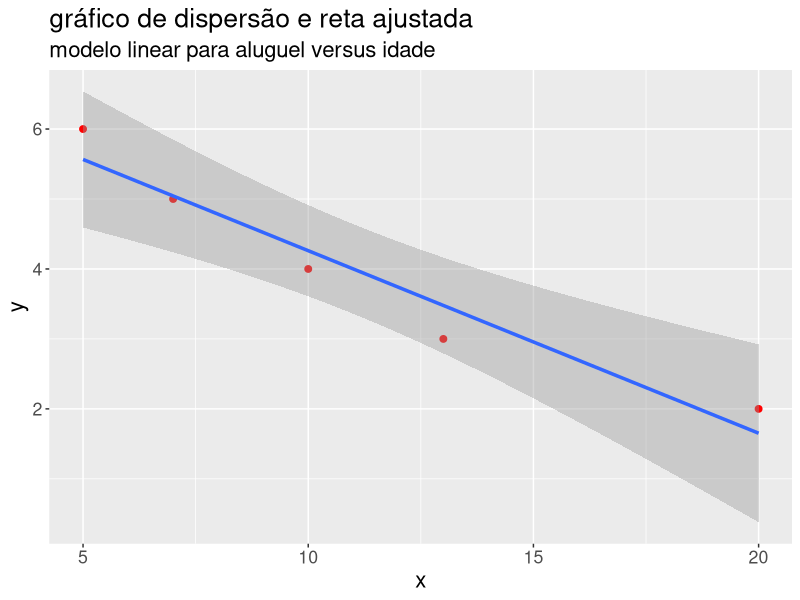
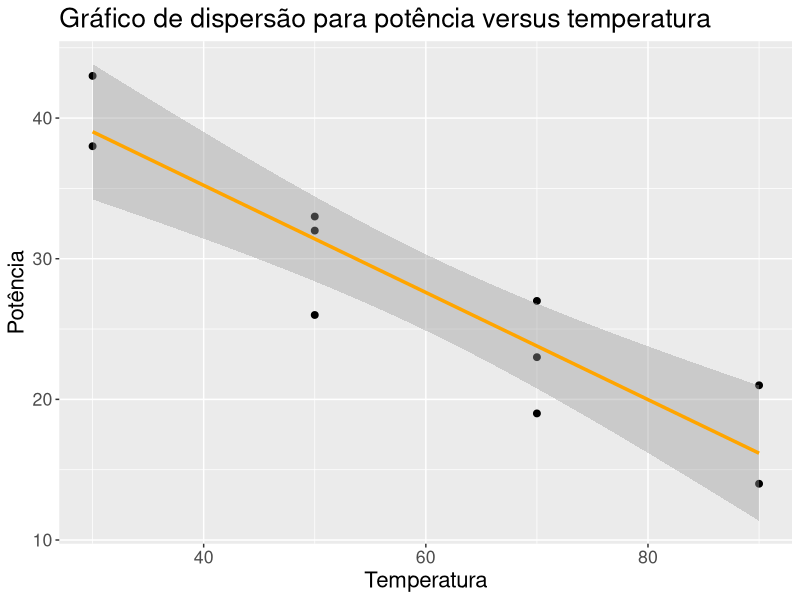
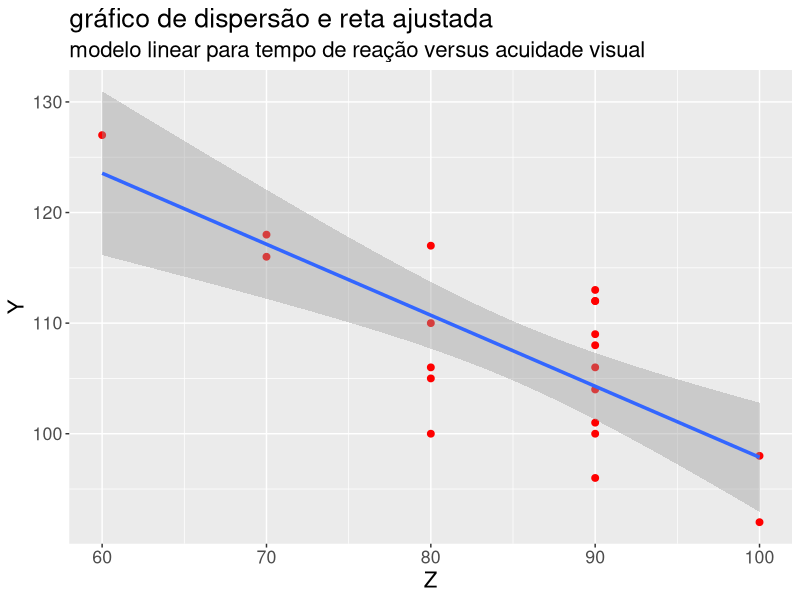
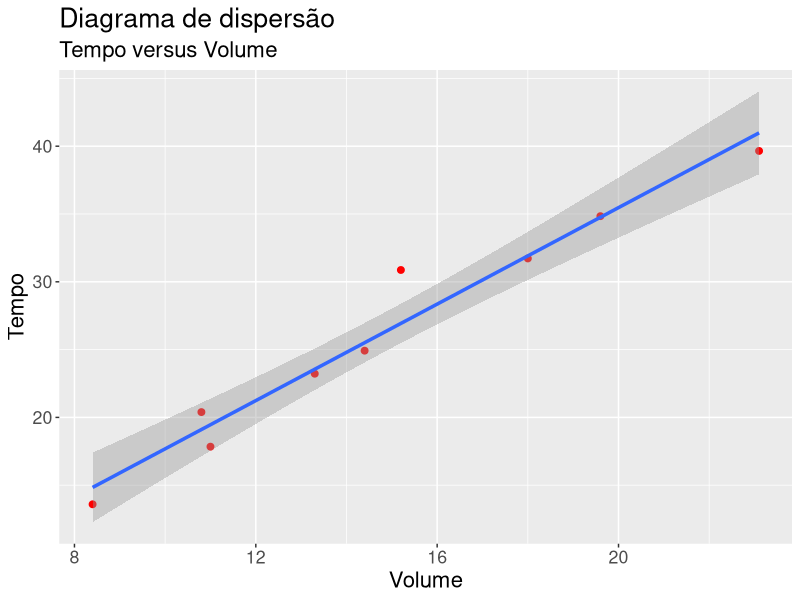
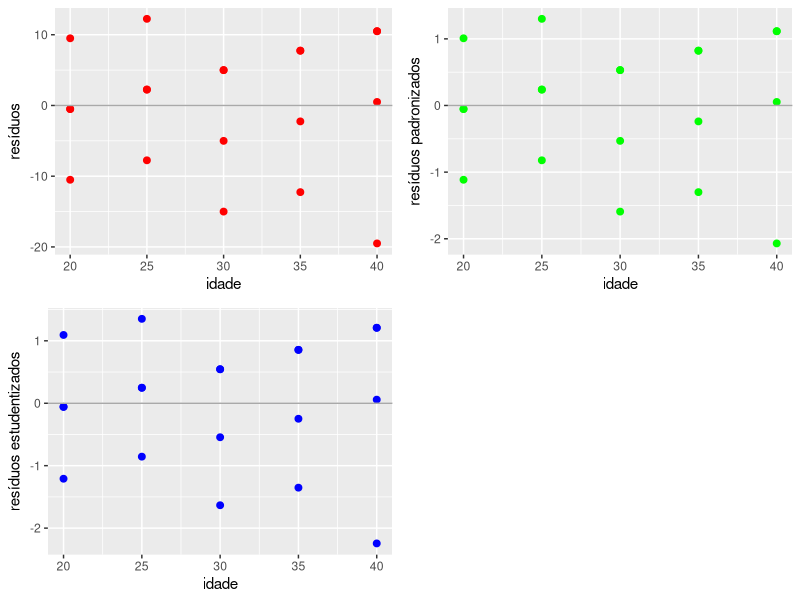
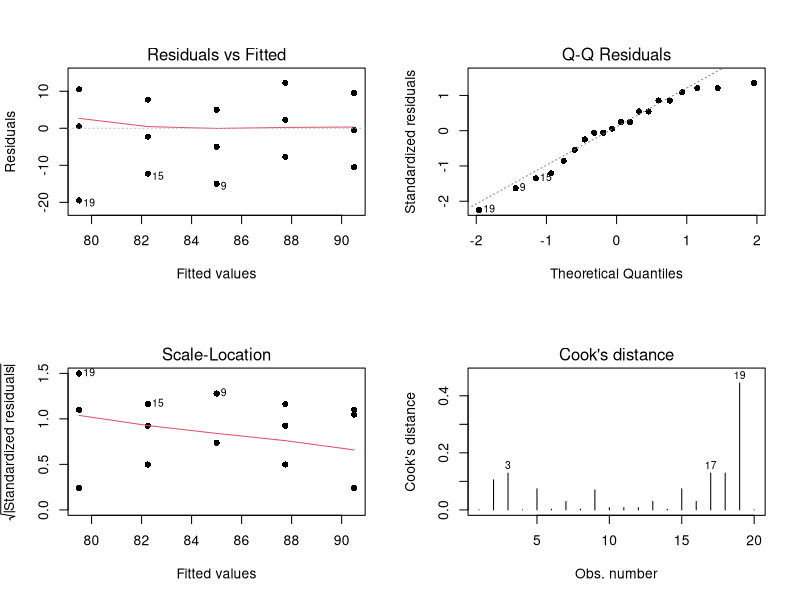
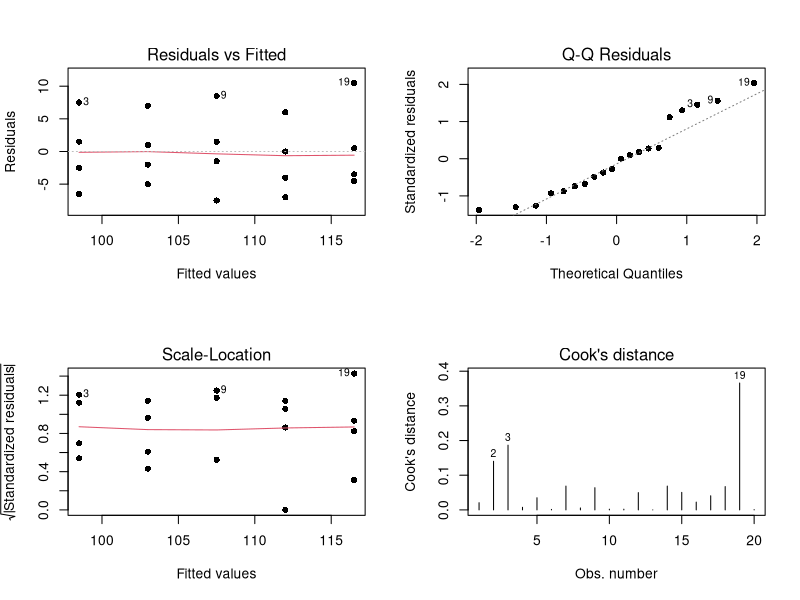

Source code (R) for these figures, in order:
## ---- chunk 1
knitr::opts_chunk$set(echo = TRUE)
## ---- chunk 2
library(dplyr)
library(ggplot2)
library(readxl)
library(combinat)
library(kableExtra)
## ---- chunk 3
dados = read_excel("exemplo-15.1.xlsx")
## ---- chunk 4
x = dados$X
y = dados$Y
n = nrow(dados)
## ---- chunk 5
beta_hat = (sum(x*y) - n*mean(x)*mean(y))/(sum(x^2) - n*mean(x)^2)
alpha_hat = mean(y) - beta_hat*mean(x)

alpha_hat
beta_hat
## ---- chunk 6
lm(formula = Y ~ X, dados) %>% 
  summary()
## ---- chunk 7
modelo = lm(formula = Z ~ X, dados)
modelo$coefficients
## ---- chunk 8
kable(data.frame(individuo = dados$indivíduo, X = dados$X, Z = dados$Z, e = modelo$residuals)) %>%
  kable_styling(
    full_width = F,
    bootstrap_options = c("striped", "hover", "condensed", "responsive")
  )
## ---- chunk 9
dados = data.frame(
  x = c(10, 13, 5, 7, 20),
  y = c(4, 3, 6, 5, 2)
)
## ---- chunk 10
modelo = lm(formula = y ~ x, dados)
modelo$coefficients
## ---- chunk 11
ggplot(aes(x, y), data = dados) +
  geom_point(size = 2, color = "red") +
  stat_smooth(formula = y ~ x, method = "lm", size = 1.2) + 
  labs(
    title = "gráfico de dispersão e reta ajustada",
    subtitle = "modelo linear para aluguel versus idade"
  ) + 
  theme(text = element_text(size = 16))
## ---- chunk 12
dados = data.frame(
  Pot = c(38, 43, 32, 26, 33, 19, 27, 23, 14, 21),
  Temp = c(30, 30, 50, 50, 50, 70, 70, 70, 90, 90)
)
## ---- chunk 13
ggplot(aes(x = Temp, y = Pot), data = dados) + 
  geom_point(size = 2, col = "black") + 
  geom_smooth(formula = y ~ x, size = 1.2, col = "orange", method = "lm") +
  labs(
    title = "Gráfico de dispersão para potência versus temperatura",
    x = "Temperatura",
    y = "Potência"
  ) + 
  theme(text = element_text(size = 16))
## ---- chunk 14
modelo = lm(formula = Pot ~ Temp, data = dados)

modelo$coefficients
## ---- chunk 15
dados = read_excel("exemplo-15.1.xlsx")
## ---- chunk 16
ggplot(aes(Z, Y), data = dados) +
  geom_point(size = 2, color = "red") +
  stat_smooth(formula = y ~ x, method = "lm", size = 1.2) + 
  labs(
    title = "gráfico de dispersão e reta ajustada",
    subtitle = "modelo linear para tempo de reação versus acuidade visual"
  ) + 
  theme(text = element_text(size = 16))
## ---- chunk 17
modelo = lm(formula = Y ~ Z, data = dados)

modelo$coefficients
## ---- chunk 18
dados = read_excel("exemplo-15.1.xlsx")
## ---- chunk 19
tabela = anova(lm(formula = Z ~ X, dados))
tabela
## ---- chunk 20
n = nrow(dados)
S2 = sum(tabela$`Sum Sq`)/(n-1)
S2
Se2 = tabela$`Sum Sq`[2]/(n-2)
Se2
## ---- chunk 21
rsq = tabela$`Sum Sq`[1]/sum(tabela$`Sum Sq`)
rsq
## ---- chunk 22
dados = data.frame(
  tempo = c(10.8, 14.4, 19.6, 18, 8.4, 15.2, 11, 13.3, 23.1),
  volume = c(20.39, 24.92, 34.84, 31.72, 13.59, 30.87, 17.84, 23.22, 39.65)
)
## ---- chunk 23
ggplot(aes(x = tempo, y = volume), data = dados) + 
  geom_point(size = 2, color = "red") + 
  stat_smooth(formula = y ~ x, method = "lm", size = 1.2) +
  labs(
    x = "Volume",
    y = "Tempo",
    title = "Diagrama de dispersão",
    subtitle = "Tempo versus Volume"
  ) + 
  theme(text = element_text(size = 16))
## ---- chunk 24
lm(formula = tempo ~ volume, data = dados)
## ---- chunk 25
tabela = anova(lm(formula = tempo ~ volume, data = dados))
tabela
## ---- chunk 26
n = nrow(dados)
S2 = sum(tabela$`Sum Sq`)/(n-1)
S2
Se2 = tabela$`Sum Sq`[2]/(n-2)
Se2
## ---- chunk 27
rsq = tabela$`Sum Sq`[1]/sum(tabela$`Sum Sq`)
rsq
## ---- chunk 28
dados = data.frame(
  x = c(10, 13, 5, 7, 20),
  y = c(4, 3, 6, 5, 2)
)
## ---- chunk 29
tabela = anova(lm(formula = y ~ x, dados))
tabela
## ---- chunk 30
rsq = tabela$`Sum Sq`[1]/sum(tabela$`Sum Sq`)
rsq
## ---- chunk 31
dados = data.frame(
  Pot = c(38, 43, 32, 26, 33, 19, 27, 23, 14, 21),
  Temp = c(30, 30, 50, 50, 50, 70, 70, 70, 90, 90)
)
## ---- chunk 32
tabela = anova(lm(formula = Pot ~ Temp, dados))
tabela
## ---- chunk 33
rsq = tabela$`Sum Sq`[1]/sum(tabela$`Sum Sq`)
rsq
## ---- chunk 34
lm(formula = Pot ~ Temp, dados)
## ---- chunk 35
dados = read_excel("exemplo-15.1.xlsx")
## ---- chunk 36
tabela = anova(lm(formula = Y ~ Z, data = dados))
tabela
## ---- chunk 37
rsq = tabela$`Sum Sq`[1]/sum(tabela$`Sum Sq`)
rsq
## ---- chunk 38
dados = read_excel("exemplo-15.1.xlsx")
## ---- chunk 39
lm(formula = Z ~ X, dados) %>%
  confint(parm = 2)
## ---- chunk 40
lm(formula = Z ~ X, dados) %>%
  confint(parm = 1, level = 0.90)
## ---- chunk 41
lm(formula = Z ~ X, dados) %>%
  anova()
## ---- chunk 42
lm(formula = Z ~ X, dados) %>%
  predict(newdata = data.frame(X = 28), interval = "confidence", level = 0.95)
## ---- chunk 43
lm(formula = Y ~ X, dados) %>%
  predict(newdata = data.frame(X = 28), interval = "predict", level = 0.95)
## ---- chunk 44
tabela = anova(lm(formula = Y ~ Z, data = dados))
tabela
## ---- chunk 45
tabela$`Sum Sq`[1]/sum(tabela$`Sum Sq`)
## ---- chunk 46
cat(
  "Região de aceitação:",
  qt(p = c(0.025, 0.975), df = 20-2)
)
## ---- chunk 47
pt(1.65, df = 20-2)
## ---- chunk 48
dados = read_excel("exemplo-15.1.xlsx")
## ---- chunk 49
modelo = lm(formula = Z ~ X, dados)
## ---- chunk 50
n = nrow(dados)
e = dados$Z - as.vector(modelo$fitted.values) #residuos
se = sqrt(sum(e^2)/(n-2)) #Estimador da variância dos resíduos
z = e/se #residuos padronizados
v = 1/n + (dados$X-mean(dados$X))^2/sum((dados$X-mean(dados$X))^2)
r = e/(se*sqrt(1-v)) #residuo estudentizado
## ---- chunk 51
ei = dados %>%
  ggplot(aes(x = X, y = e)) +
  geom_point(color = "red", size = 2) +
  geom_hline(yintercept = 0, color = "darkgray") + 
  labs(
    x = "idade",
    y = "resíduos"
  )

zi = dados %>%
  ggplot(aes(x = X, y = z)) +
  geom_point(color = "green", size = 2) +
  geom_hline(yintercept = 0, color = "darkgray") + 
  labs(
    x = "idade",
    y = "resíduos padronizados"
  )

ri = dados %>%
  ggplot(aes(x = X, y = r)) +
  geom_point(color = "blue", size = 2) +
  geom_hline(yintercept = 0, color = "darkgray") + 
  labs(
    x = "idade",
    y = "resíduos estudentizados"
  )

cowplot::plot_grid(ei, zi, ri)
## ---- chunk 52
par(mfrow = c(2,2))
plot(modelo, which = c(1:4), pch = 16)
## ---- chunk 53
dados = read_excel("exemplo-15.1.xlsx")
modelo = lm(formula = Y ~ X, dados)
par(mfrow = c(2,2))
plot(modelo, which = c(1:4), pch = 16)
